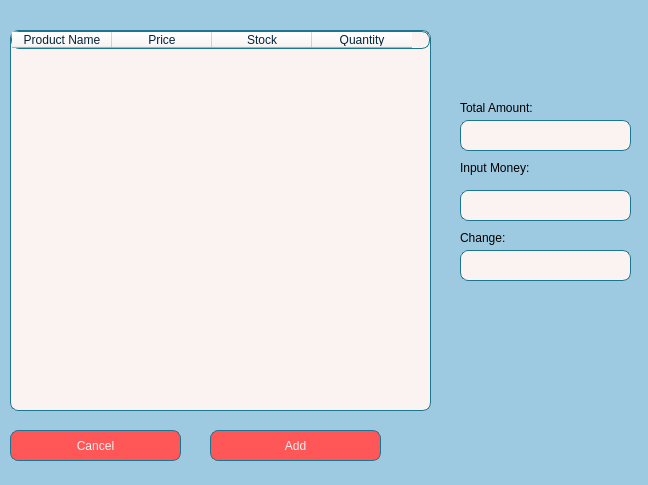
<?xml version="1.0" encoding="UTF-8"?>
<ui version="4.0">
 <class>MainWindow</class>
 <widget class="QMainWindow" name="MainWindow">
  <property name="geometry">
   <rect>
    <x>0</x>
    <y>0</y>
    <width>648</width>
    <height>485</height>
   </rect>
  </property>
  <property name="windowTitle">
   <string>MainWindow</string>
  </property>
  <property name="styleSheet">
   <string notr="true">background-color:rgb(158, 202, 225);
</string>
  </property>
  <widget class="QWidget" name="centralwidget">
   <widget class="QTableWidget" name="orderTable">
    <property name="geometry">
     <rect>
      <x>10</x>
      <y>30</y>
      <width>421</width>
      <height>381</height>
     </rect>
    </property>
    <property name="styleSheet">
     <string notr="true">background-color:rgb(251, 243, 242);;
color:rgb(3, 37, 57);
font: 75 8pt &quot;Verdana&quot;;
border: 1px solid rgb(28, 118, 143);
border-radius: 8px;</string>
    </property>
    <column>
     <property name="text">
      <string>Product Name</string>
     </property>
    </column>
    <column>
     <property name="text">
      <string>Price</string>
     </property>
    </column>
    <column>
     <property name="text">
      <string>Stock</string>
     </property>
    </column>
    <column>
     <property name="text">
      <string>Quantity</string>
     </property>
    </column>
   </widget>
   <widget class="QLabel" name="totalAmountEdit">
    <property name="geometry">
     <rect>
      <x>460</x>
      <y>120</y>
      <width>171</width>
      <height>31</height>
     </rect>
    </property>
    <property name="styleSheet">
     <string notr="true">background-color:rgb(251, 243, 242);;
color:rgb(3, 37, 57);
font: 75 8pt &quot;Verdana&quot;;
border: 1px solid rgb(28, 118, 143);
border-radius: 8px;</string>
    </property>
    <property name="text">
     <string/>
    </property>
   </widget>
   <widget class="QLabel" name="changeEdit">
    <property name="geometry">
     <rect>
      <x>460</x>
      <y>250</y>
      <width>171</width>
      <height>31</height>
     </rect>
    </property>
    <property name="styleSheet">
     <string notr="true">background-color:rgb(251, 243, 242);;
color:rgb(3, 37, 57);
font: 75 8pt &quot;Verdana&quot;;
border: 1px solid rgb(28, 118, 143);
border-radius: 8px;</string>
    </property>
    <property name="text">
     <string/>
    </property>
   </widget>
   <widget class="QLabel" name="label_4">
    <property name="geometry">
     <rect>
      <x>460</x>
      <y>100</y>
      <width>81</width>
      <height>16</height>
     </rect>
    </property>
    <property name="text">
     <string>&lt;html&gt;&lt;head/&gt;&lt;body&gt;&lt;p&gt;&lt;span style=&quot; font-size:9pt;&quot;&gt;Total Amount:&lt;/span&gt;&lt;/p&gt;&lt;/body&gt;&lt;/html&gt;</string>
    </property>
   </widget>
   <widget class="QLineEdit" name="paymentEdit">
    <property name="geometry">
     <rect>
      <x>460</x>
      <y>190</y>
      <width>171</width>
      <height>31</height>
     </rect>
    </property>
    <property name="styleSheet">
     <string notr="true">background-color:rgb(251, 243, 242);;
color:rgb(3, 37, 57);
font: 75 8pt &quot;Verdana&quot;;
border: 1px solid rgb(28, 118, 143);
border-radius: 8px;</string>
    </property>
   </widget>
   <widget class="QLabel" name="label_5">
    <property name="geometry">
     <rect>
      <x>460</x>
      <y>160</y>
      <width>81</width>
      <height>16</height>
     </rect>
    </property>
    <property name="text">
     <string>&lt;html&gt;&lt;head/&gt;&lt;body&gt;&lt;p&gt;&lt;span style=&quot; font-size:9pt;&quot;&gt;Input Money:&lt;/span&gt;&lt;/p&gt;&lt;/body&gt;&lt;/html&gt;</string>
    </property>
   </widget>
   <widget class="QLabel" name="label_6">
    <property name="geometry">
     <rect>
      <x>460</x>
      <y>230</y>
      <width>81</width>
      <height>16</height>
     </rect>
    </property>
    <property name="text">
     <string>&lt;html&gt;&lt;head/&gt;&lt;body&gt;&lt;p&gt;&lt;span style=&quot; font-size:9pt;&quot;&gt;Change:&lt;/span&gt;&lt;/p&gt;&lt;/body&gt;&lt;/html&gt;</string>
    </property>
   </widget>
   <widget class="QPushButton" name="cancelButton">
    <property name="geometry">
     <rect>
      <x>10</x>
      <y>430</y>
      <width>171</width>
      <height>31</height>
     </rect>
    </property>
    <property name="styleSheet">
     <string notr="true">border: 1px solid rgb(28, 118, 143);
font: 75 10pt &quot;MS Shell Dlg 2&quot;;
border-radius: 8px;
color:rgb(251, 243, 242);
background-color:rgb(255, 87, 87);</string>
    </property>
    <property name="text">
     <string>Cancel</string>
    </property>
   </widget>
   <widget class="QPushButton" name="addButton">
    <property name="geometry">
     <rect>
      <x>210</x>
      <y>430</y>
      <width>171</width>
      <height>31</height>
     </rect>
    </property>
    <property name="styleSheet">
     <string notr="true">border: 1px solid rgb(28, 118, 143);
font: 75 10pt &quot;MS Shell Dlg 2&quot;;
border-radius: 8px;
color:rgb(251, 243, 242);
background-color:rgb(255, 87, 87);</string>
    </property>
    <property name="text">
     <string>Add</string>
    </property>
   </widget>
  </widget>
  <widget class="QStatusBar" name="statusbar"/>
 </widget>
 <resources/>
 <connections/>
</ui>
